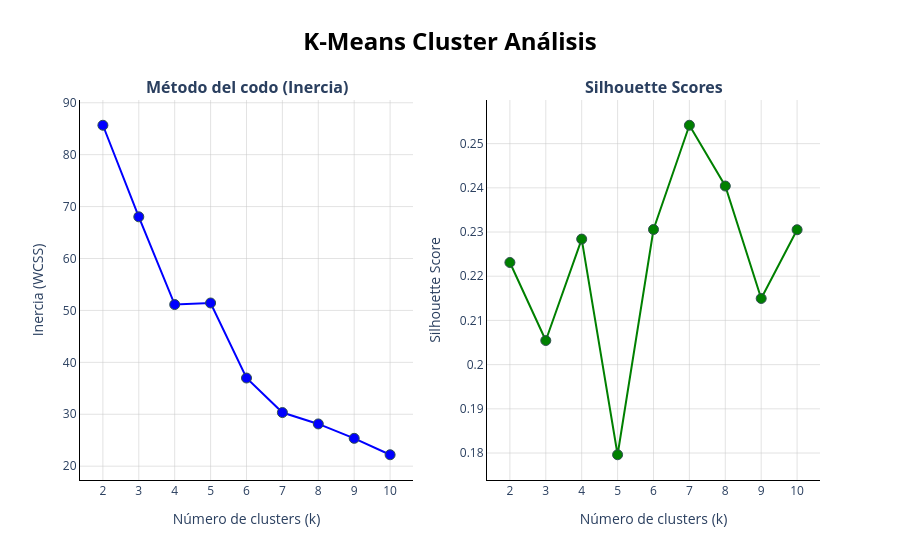

Here is the notebook cell this chart was saved with:
### Code cell
#Gemini created the subplots

fig = make_subplots(
    rows=1, cols=2,
    subplot_titles=('<b>Método del codo (Inercia)</b>', '<b>Silhouette Scores</b>')
)

fig.add_trace(go.Scatter(
    x=k_values,
    y=inertias,
    mode='lines+markers',
    name='Intercia (WCSS)',
    marker=dict(color='blue', size=10, line=dict(width=1, color='DarkSlateGrey')),
    line=dict(color='blue', width=2)
), row=1, col=1)

fig.add_trace(go.Scatter(
    x=summary_scores_kmeans.index,
    y=summary_scores_kmeans['silhouette_score'],
    mode='lines+markers',
    name='Silhouette Score',
    marker=dict(color='green', size=10, line=dict(width=1, color='DarkSlateGrey')),
    line=dict(color='green', width=2)
), row=1, col=2)

fig.update_layout(
    title=dict(
        text='<b>K-Means Cluster Análisis</b>',
        x=0.5,
        font=dict(size=24, color='black')
    ),
    plot_bgcolor='white',
    paper_bgcolor='white',
    showlegend=False, # The subplot titles are clear enough
    hovermode='x unified'
)


fig.update_xaxes(
    title_text='Número de clusters (k)',
    dtick=1, # Tick for every k-value
    gridcolor='rgba(200, 200, 200, 0.5)',
    zeroline=False,
    showline=True,
    linewidth=1,
    linecolor='black',
    row=1, col=1 
)
fig.update_yaxes(
    title_text='Inercia (WCSS)',
    gridcolor='rgba(200, 200, 200, 0.5)',
    zeroline=False,
    showline=True,
    linewidth=1,
    linecolor='black',
    row=1, col=1 
)

# 6. Update axes for Subplot 2 (Silhouette)
fig.update_xaxes(
    title_text='Número de clusters (k)',
    dtick=1,
    gridcolor='rgba(200, 200, 200, 0.5)',
    zeroline=False,
    showline=True,
    linewidth=1,
    linecolor='black',
    row=1, col=2
)
fig.update_yaxes(
    title_text='Silhouette Score',
    gridcolor='rgba(200, 200, 200, 0.5)',
    zeroline=False,
    showline=True,
    linewidth=1,
    linecolor='black',
    row=1, col=2
)

# Show the final combined figure
fig.show()

### Figure 1 — Plotly figure (JSON) as saved in the notebook; plotly's stock layout.template omitted (floating-point values rounded to 4 significant figures)
{"data": [{"line": {"color": "blue", "width": 2}, "marker": {"color": "blue", "line": {"color": "DarkSlateGrey", "width": 1}, "size": 10}, "mode": "lines+markers", "name": "Intercia (WCSS)", "type": "scatter", "x": [2, 3, 4, 5, 6, 7, 8, 9, 10], "xaxis": "x", "y": [85.67, 68.03, 51.13, 51.44, 36.98, 30.33, 28.14, 25.37, 22.21], "yaxis": "y"}, {"line": {"color": "green", "width": 2}, "marker": {"color": "green", "line": {"color": "DarkSlateGrey", "width": 1}, "size": 10}, "mode": "lines+markers", "name": "Silhouette Score", "type": "scatter", "x": [2, 3, 4, 5, 6, 7, 8, 9, 10], "xaxis": "x2", "y": [0.2231, 0.2055, 0.2284, 0.1796, 0.2306, 0.2542, 0.2404, 0.215, 0.2305], "yaxis": "y2"}], "layout": {"annotations": [{"font": {"size": 16}, "showarrow": false, "text": "<b>Método del codo (Inercia)</b>", "x": 0.225, "xanchor": "center", "xref": "paper", "y": 1, "yanchor": "bottom", "yref": "paper"}, {"font": {"size": 16}, "showarrow": false, "text": "<b>Silhouette Scores</b>", "x": 0.775, "xanchor": "center", "xref": "paper", "y": 1, "yanchor": "bottom", "yref": "paper"}], "hovermode": "x unified", "paper_bgcolor": "white", "plot_bgcolor": "white", "showlegend": false, "title": {"font": {"color": "black", "size": 24}, "text": "<b>K-Means Cluster Análisis</b>", "x": 0.5}, "xaxis": {"anchor": "y", "domain": [0, 0.45], "dtick": 1, "gridcolor": "rgba(200, 200, 200, 0.5)", "linecolor": "black", "linewidth": 1, "showline": true, "title": {"text": "Número de clusters (k)"}, "zeroline": false}, "xaxis2": {"anchor": "y2", "domain": [0.55, 1], "dtick": 1, "gridcolor": "rgba(200, 200, 200, 0.5)", "linecolor": "black", "linewidth": 1, "showline": true, "title": {"text": "Número de clusters (k)"}, "zeroline": false}, "yaxis": {"anchor": "x", "domain": [0, 1], "gridcolor": "rgba(200, 200, 200, 0.5)", "linecolor": "black", "linewidth": 1, "showline": true, "title": {"text": "Inercia (WCSS)"}, "zeroline": false}, "yaxis2": {"anchor": "x2", "domain": [0, 1], "gridcolor": "rgba(200, 200, 200, 0.5)", "linecolor": "black", "linewidth": 1, "showline": true, "title": {"text": "Silhouette Score"}, "zeroline": false}}}
